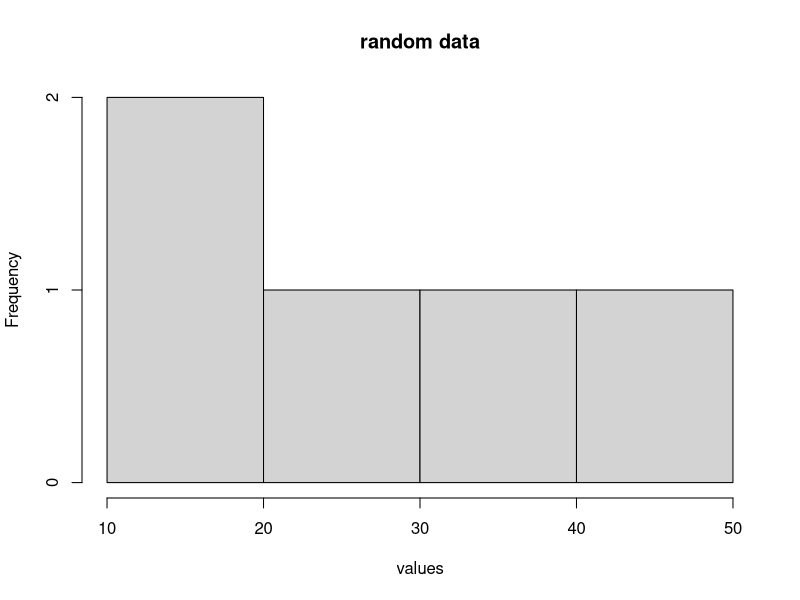

This chart was generated by the following R code:
# Created on 
# Course work: 
# @author:
# Source:

# creating histogram syntax:
# hist(values,main,xlab,breaks,col,border)

# values: values used
# main: title of chart
# col: colour
# xlab: label for x axis
# breaks: width of each bar

values <- c(13,22,45,12.4,37.6)

# name the file
jpeg(file = "sample_histogram.jpg")

hist(values,main = "random data")
